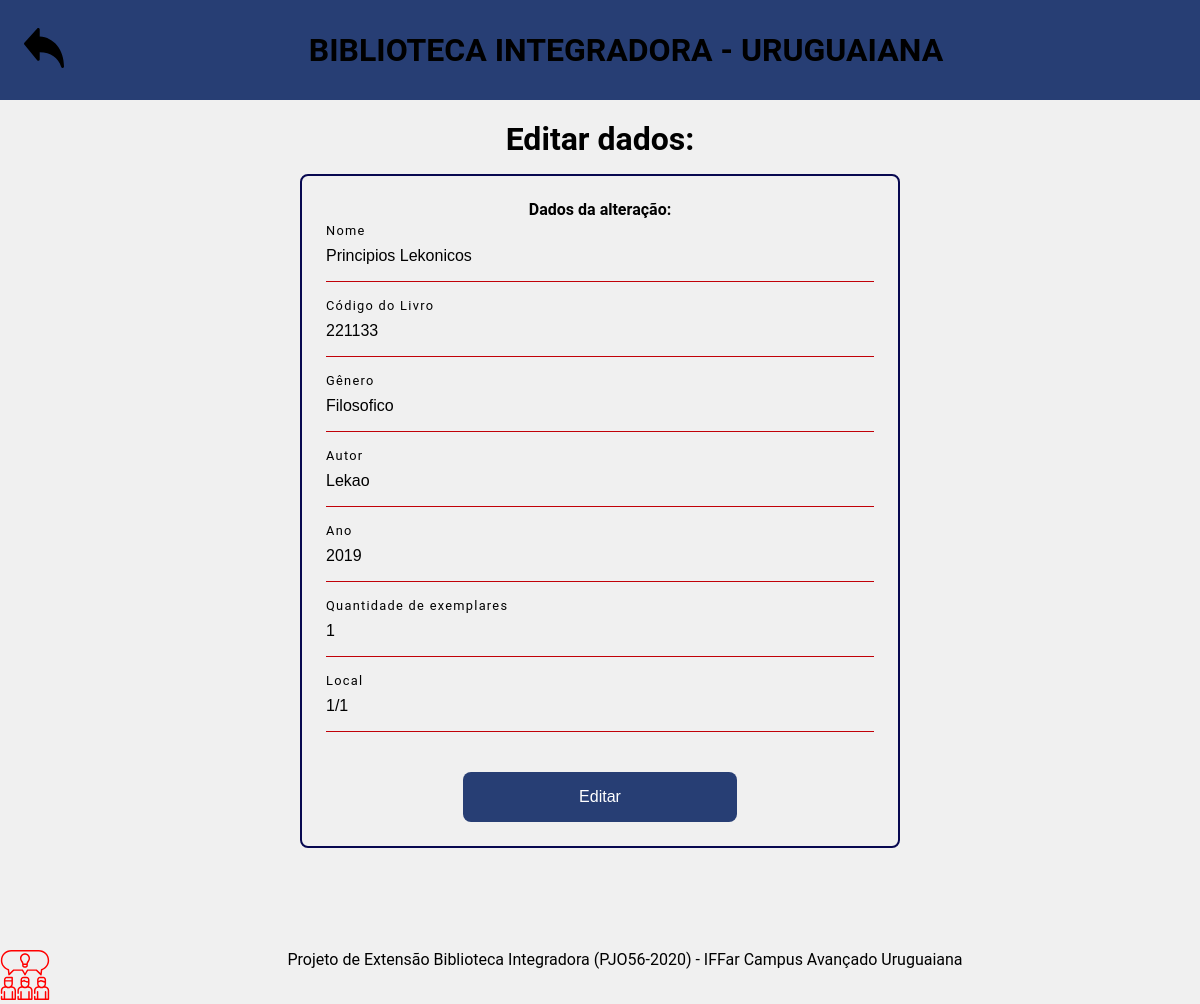
Page /livros/alterar.php?id=16 (signed in) on the committed database.
### tables this page shows
CREATE TABLE IF NOT EXISTS `livros` (
  `id` int(255) NOT NULL AUTO_INCREMENT,
  `cod_livro` varchar(255) NOT NULL,
  `nomel` varchar(50) NOT NULL,
  `autor` varchar(50) NOT NULL,
  `genero` varchar(50) NOT NULL,
  `ano` varchar(30) NOT NULL,
  `emestoque` int(255) DEFAULT NULL,
  `locali` varchar(100) NOT NULL,
  PRIMARY KEY (`id`)
);

### livros/alterar.php (the view, shortened to what this page needs)
<?php
 include("../conecta.php");
    @$id = $_GET['id'];
    $sql = 'SELECT * FROM livros WHERE id='.$id;
    $busca = mysqli_query($conexao,$sql);
    $dados = mysqli_fetch_assoc($busca);?>
<!DOCTYPE html>
<html lang="pt-br">
    <head>
        <link rel="stylesheet" href="../styles/css/main.css">
        <link rel="stylesheet" href="../styles/css/change.css">
    </head>
    <body>
    <header> <a href="index.php"><img src="../styles/img/back.svg" id="img-back"></a> <h1>BIBLIOTECA INTEGRADORA - URUGUAIANA</h1> </header>
     <main>
        <h1 > Editar dados:</h1>
            <form action="alterar.php" method="post">
            <h4> Dados da alteração: </h4>
                <div class="input">
                <input type="text" name="nomel" size="50" maxlength="255"  required value="<?php echo $dados['nomel']; ?>">
                <label>Nome</label>
                </div>
                <div class="input">
                <input type="text" name="cod_livro" size="50" maxlength="255" required value="<?php echo $dados['cod_livro']; ?>">
                <label> Código do Livro</label>
                </div>
                <div class="input">
                <input type="text" name="genero" size="50" maxlength="255"  value="<?php echo $dados['genero']; ?>"> <label>Gênero</label>
                </div>
                <div class="input">
                <input type="text" name="autor" size="50" maxlength="255"  required value="<?php echo $dados['autor']; ?>" ><label>Autor</label>
                </div>
                <div class="input">
                <input type="text" name="ano" size="50" maxlength="4" value="<?php echo $dados['ano']; ?>"> <label>Ano</label>
                </div>
                <div class="input">
                <input type="text" name="emestoque" size="50" maxlength="4" value="<?php echo $dados['emestoque']; ?>">
                <label>Quantidade de exemplares</label>
                </div>
                <div class="input">
                <input type="text" name="local" size="50" maxlength="4" value="<?php echo $dados['locali']; ?>">
                <label>Local</label>
                </div>
                <input type="submit" value="Editar" id="submit">
            </form>
    </main>
    <footer><a href="descprojeto.html"><img src="../styles/img/info.svg"></a> <div id ="footerText">
    Projeto de Extensão Biblioteca Integradora (PJO56-2020) - IFFar Campus Avançado Uruguaiana
</div></footer>
    </body>
</html>

### styles/css/main.css (style rules this page uses)
* { margin: 0; padding: 0; box-sizing: border-box; outline: 0; }
html, body { width: 100%; height: 100%; font-family: 'Roboto', sans-serif;; }
:root { --primary-color: #273E74; --second-color: #070850; --vermelho:#C10108; }
body { background-color: #f0f0f0; }
header { height: 100px; background-color: var(--primary-color); text-align: center; padding-top:24px; display:flex; }
header h1 { margin-left: auto; margin-right: auto; font-weight:700; }
#img-back { width: 40px; height: 40px; margin-left: 12px; transition:200ms; }
main { height: 100%; display: flex; flex-direction: column; align-items: center; justify-items: center; }
footer { width:100%; height:5%; transition:200ms; cursor:pointer; display: flex; margin-top: 50px; }
footer img { width: 50px; height:50px; }
footer #footerText { margin-left: 0; width:100%; text-align:center; }
a { text-decoration: none; }

### styles/css/change.css (style rules this page uses)
* { margin: 0; padding: 0; box-sizing: border-box; }
html,body { font-family: 'Roboto', sans-serif; width:100vw; height:100%; }
body { background-color:#f0f0f0; }
header { height: 100px; background-color: var(--primary-color); text-align: center; padding: 12px; display: flex; align-items: center; }
header h1 { margin-left: auto; margin-right: auto; }
main { height:100%; display: flex; flex-direction: column; align-items: center; text-align: center; }
main h1 { margin-top:20px; margin-bottom:16px; }
form { text-align: center; border: solid var(--second-color) 2px; border-radius: 8px; width: 50%; padding:24px; }
div.input { margin-bottom: 24px; margin-top: 12px; position: relative; }
input { -moz-appearance: none; -webkit-appearance: none; appearance: none; width: 100%; padding: 16px 0; border:none; border-bottom: 1px solid var(--vermelho); background-color: transparent; outline: none; color: var(--text-color); font-size: 1em; }
#submit { width: 50%; margin-top: 16px; background-color: var(--primary-color); border-radius: 8px; -moz-appearance: none; -webkit-appearance: none; appearance: none; padding: 16px 0; outline: none; color: #fff; font-size: 1em; border:none; }
input ~ label { position: absolute; top: 16px; left: 0; color: black; transition: .4s; }
input:focus ~ label, input:valid ~label { transform: translateY(-24px); font-size: 0.8em; letter-spacing: 0.1em; }

### rows in the picture
livros: nomel "Principios Lekonicos", cod_livro "221133", genero "Filosofico", autor "Lekao", ano "2019", emestoque "1", local "1/1"
